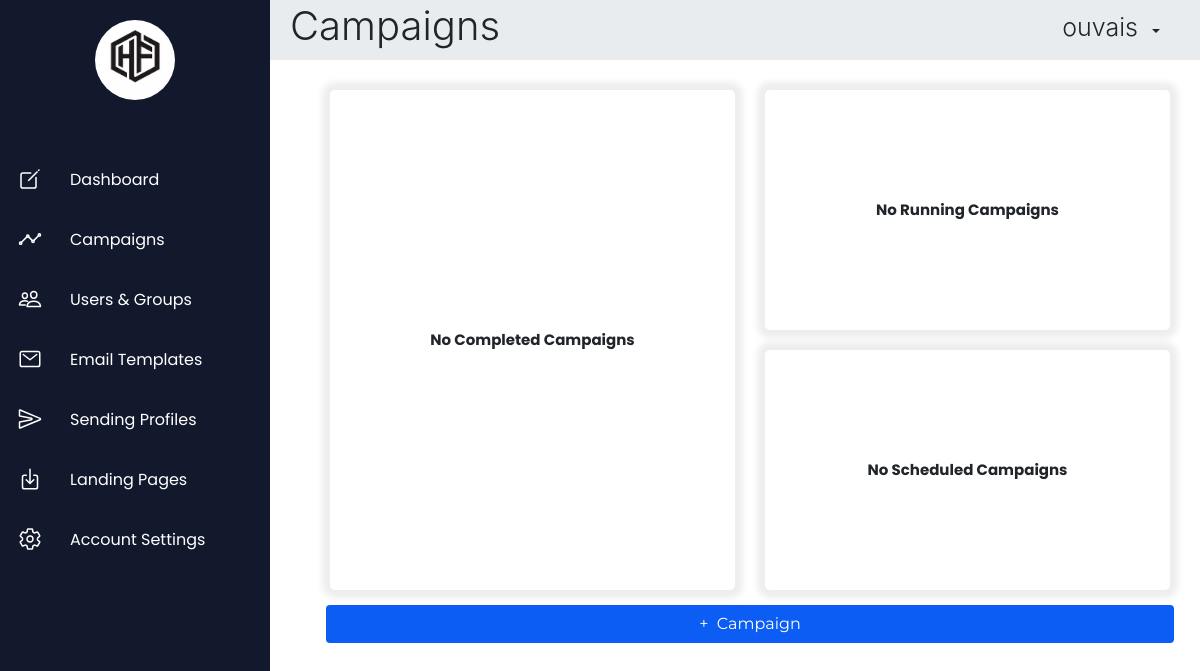
/campaign (signed in), run on an earlier commit of the app's database.
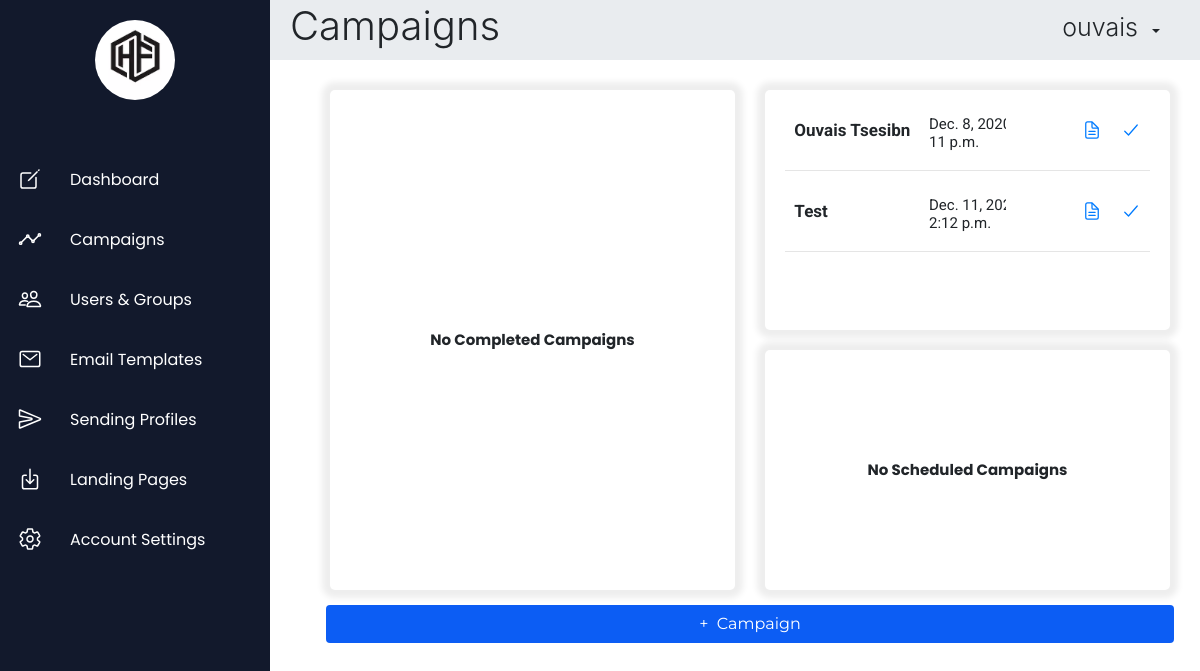
And on a later commit of the database.
### App/models.py (models this page shows)
class TimeStampMixin(models.Model):
    class Meta:
        abstract = True
    created_on = models.DateTimeField(auto_now_add=True)
    modified_on = models.DateTimeField(auto_now=True)

class Campaign(TimeStampMixin):
    campId = models.AutoField(primary_key=True)
    campaignName = models.CharField(max_length=50)
    emailTemplate = models.IntegerField()
    landingPage = models.IntegerField()
    sendingProfile = models.IntegerField()
    group = models.IntegerField()
    campaignStatus = models.CharField(max_length=50, default="Created")
    users = models.ManyToManyField(Targets, through='CampaignResults')
    userId = models.ForeignKey(User, on_delete=models.CASCADE, db_column='user_id')

### App/views.py (the view)
# urls.py: path('campaign',views.campaign, name="campaign"),
def campaign(request):
    if request.session.has_key('id'):
        id = request.session['id']
        return render(request, "campaign.html", context={"title": "Campaigns - Human Firewall", "emailtemp":EmailTemp.objects.filter(userId_id=id),"landing":LandingPage.objects.filter(userId_id=id),"sending":SendingProfile.objects.filter(userId_id=id) ,"header": "Campaigns","group_data": UserGroups.objects.filter(userId=id), "completed_campaign_data": Campaign.objects.filter(campaignStatus="Complete", userId=id), "running_campaign_data": Campaign.objects.filter(campaignStatus="Running", userId=id), "scheduled_campaign_data": Campaign.objects.filter(campaignStatus="Scheduled", userId=id) })
    else:
        messages.info(request, 'Kindly Login To Continue')
        return redirect("login")

### templates/campaign.html (shortened to what the changed rows need)
{% extends 'base.html' %}
{% block content %}
    <div class="container-fluid content">
        <div class="row">
            <div class="col-6 text-center">
                <div class="running-campaigns">
                    <div id="running-campaigns-table" class="running-campaigns-table">
                        {% if running_campaign_data.values.count > 0 %}
                            {% for d in running_campaign_data.values %}
                                <div class="running-campaign {{ d.campId }}">
                                    <div class="campaign-name"><b class="name">{{ d.campaignName }}</b></div>
                                    <div class="campaign-created-on">
                                        <p class="created-date">{{ d.modified_on|date }}</p>
                                        <p class="created-time">{{ d.modified_on|time }}</p>
                                    </div>
                                    <div class="campaign-details-btn"><a class="options" onclick="editUser(this.parentElement);" data-toggle="tooltip" data-placement="top" title="More Details"><ion-icon name="document-text-outline"></ion-icon></a></div>
                                    <div class="campaign-complete-btn"><a class="options" onclick="completeCampaign(this.parentElement, true);" data-toggle="tooltip" data-placement="top" title="Complete"><ion-icon name="checkmark-outline"></ion-icon></a></div>
                                </div>
                                <hr>
                            {% endfor %}
                        {% else %}
                            <div class="no-data"><b>No Running Campaigns</b></div>
                        {% endif %}
                    </div>
                </div>
            </div>
        </div>
    </div>
{% endblock %}

What changed in the data, as far as the page shows it:
now on this page (row edited): Campaign: campaignName "Ouvais…", modified_on "Dec. 8,…", modified_on "11 p.m."
added Campaign: campaignName "Test", modified_on "Dec. 11,…", modified_on "2:12 p.m."
Also different on the page:
text no longer shown: "No Running Campaigns"
